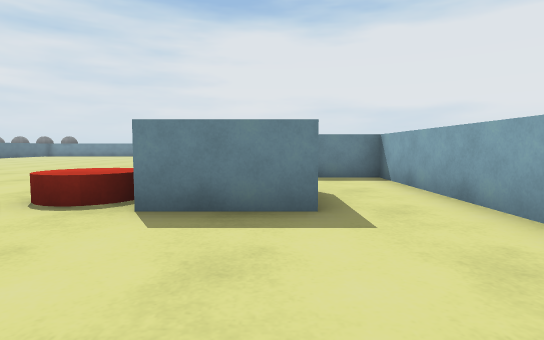
[1] (above)

24 first-person views from a walk through a Unity game level. The camera is 0.35 m above the floor, tilts 4° down and sees 80° across. The floor is counted in squares, 0.5 m on a side. Each view is taken from the middle of a square. On the plan, view 1 faces up. The plan holds only what a view shows up to about 10 squares ahead; the rest is blank. The place goes on beyond the plan. The player character is not drawn. Surface patterns are stand-ins for the level's own textures.

[2]
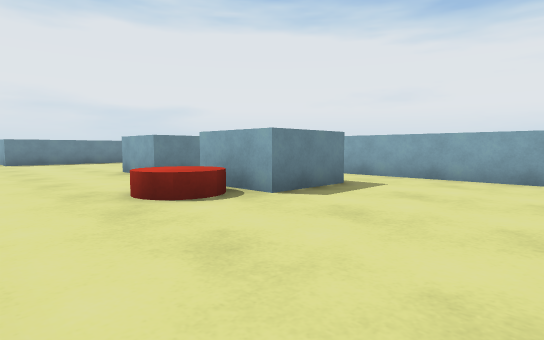

[3]
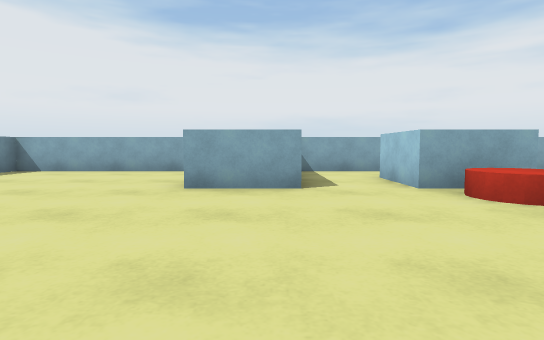

[4]
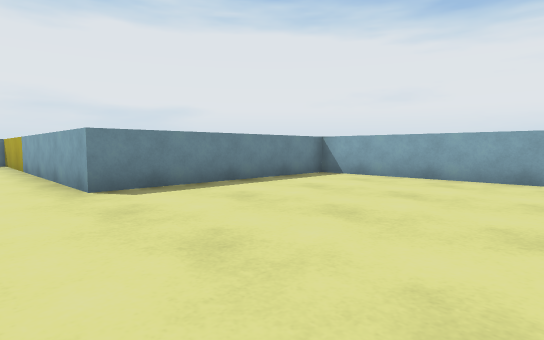

[5]
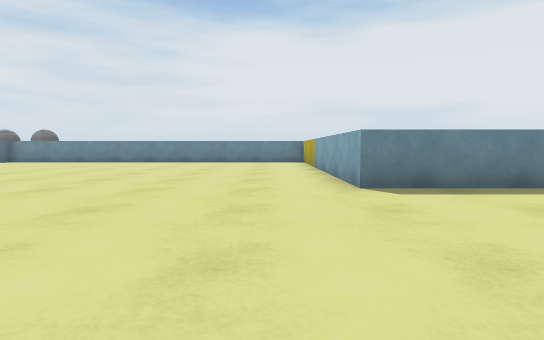

[6]
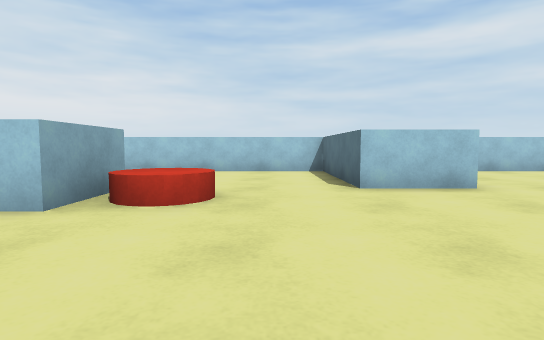

[7]
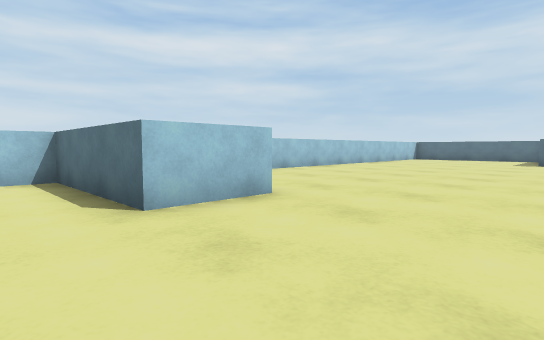

[8]
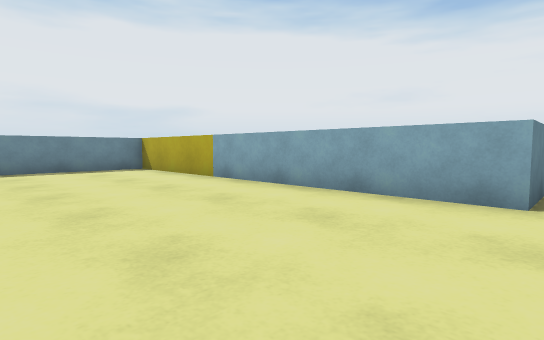

[9]
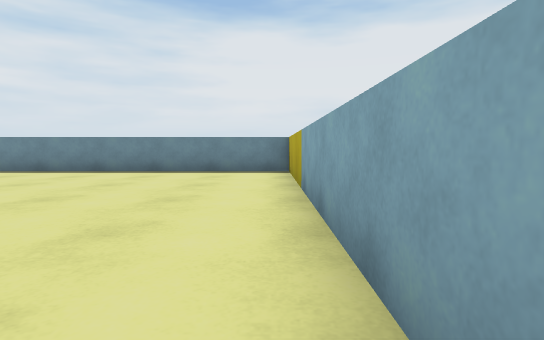

[10]
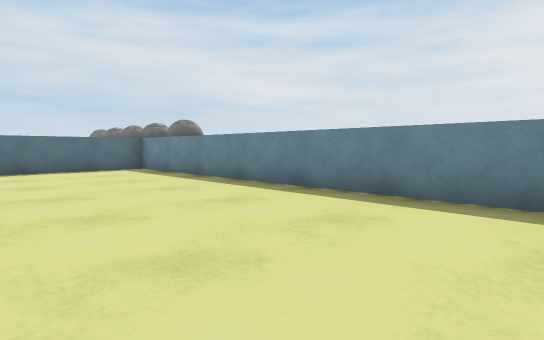

[11]
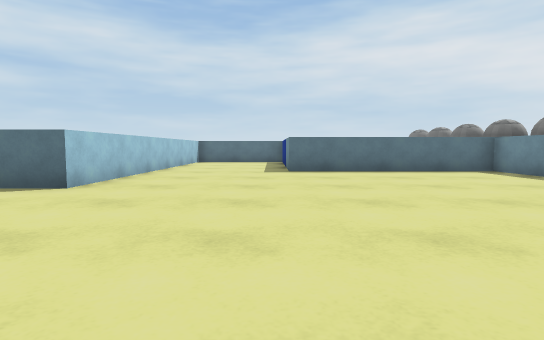

[12]
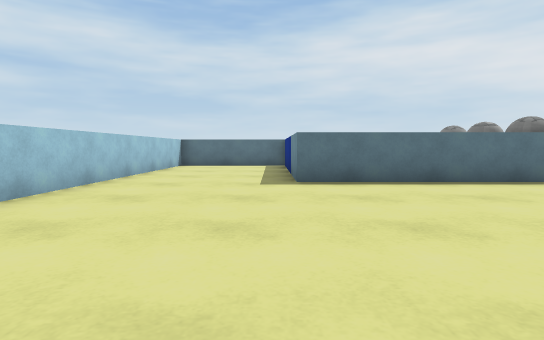

[13]
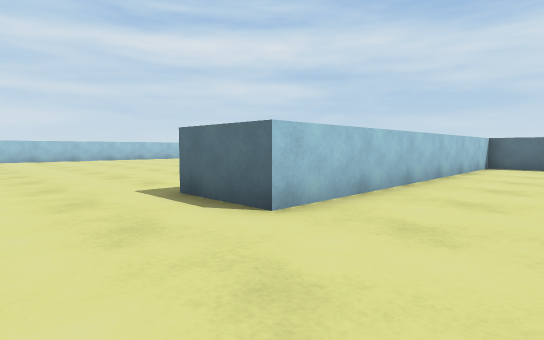

[14]
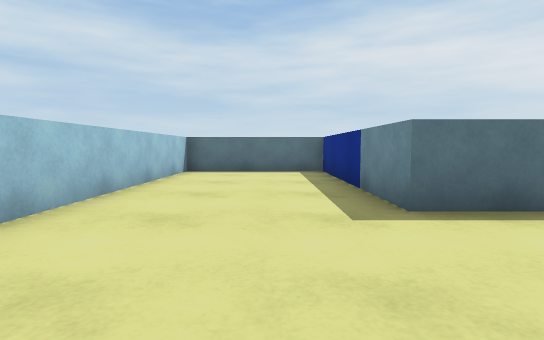

[15]
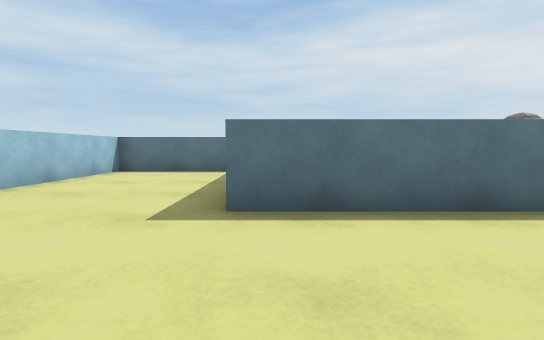

[16]
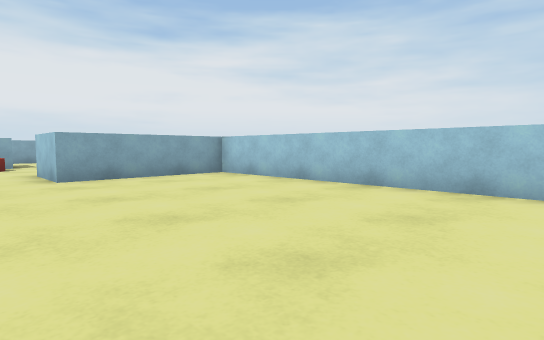

[17]
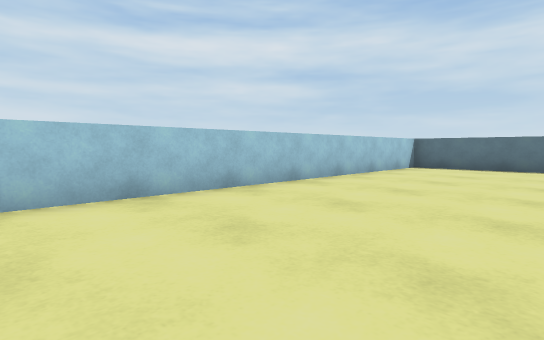

[18]
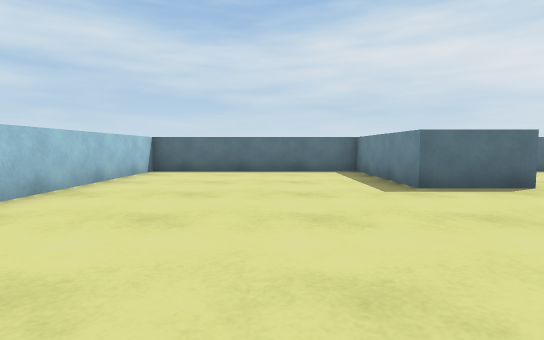

[19]
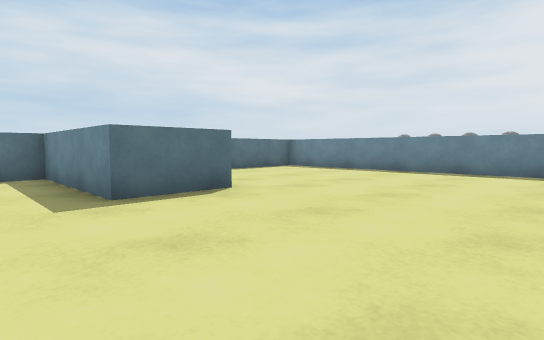

[20]
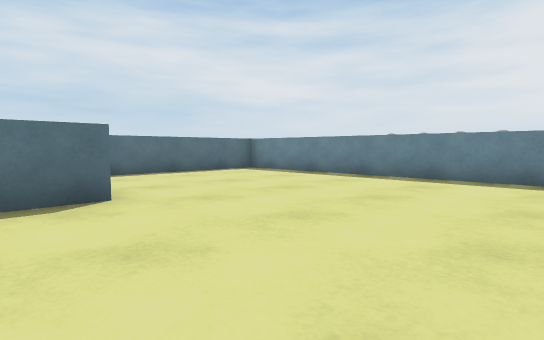

[21]
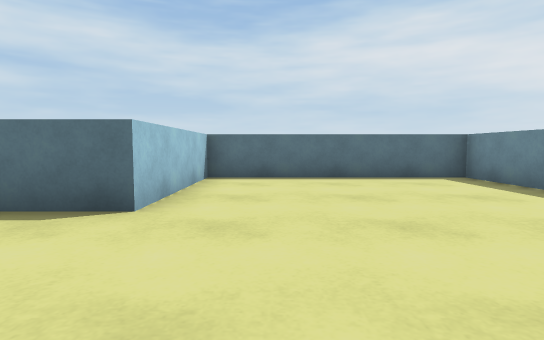

[22]
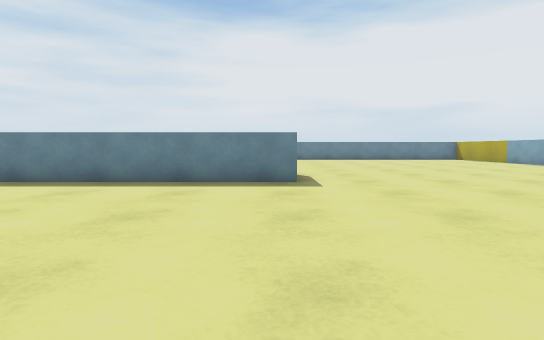

[23]
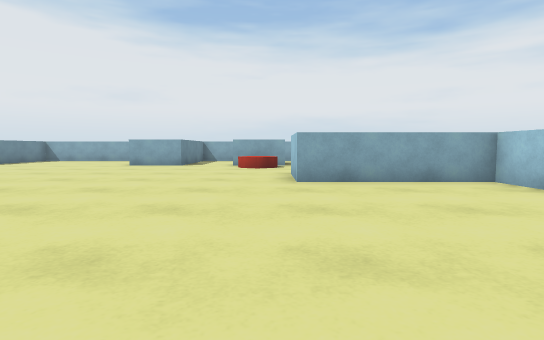

[24]
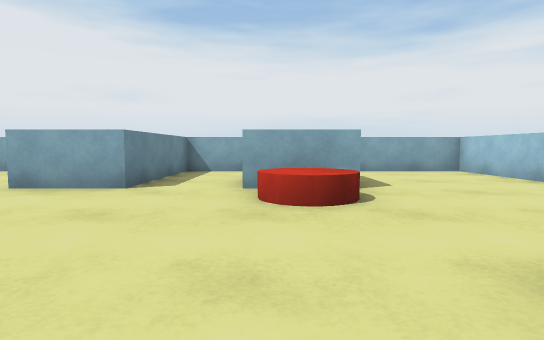

### Floor plan
Points are (right, up) in squares from view 1. A wall is a line through its corners. A room is listed if a view was taken in it or the views show most of it. See-through windows are left out.
Room 1 (views 1, 2, 3, 4, 5, 6, 7, 8, 9, 10, 11, 12, 13, 14, 15, 16, 17, 18, 19, 20, 21, 22, 23, 24)
walls: (2.5, 10.5) (2.5, 15.5) (-3.5, 15.5) (-3.5, 25.5) (-15.5, 25.5); (-17.5, 25.5) (-17.5, 19.5) (-23.5, 19.5) (-23.5, 15.5) (-13.5, 15.5) (-13.5, 13.5) (-23.5, 13.5) (-23.5, 7.5) (-19.5, 7.5) (-19.5, 5.5) (-23.5, 5.5) (-23.5, -0.5) (-7.5, -0.5) (-7.5, 3.5) (-5.5, 3.5) (-5.5, -0.5) (2.5, -0.5) (2.5, 7.5) (-1.5, 7.5) (-1.5, 9.5)
objects: ball (-19, 26) to (-18, 27); other object (-17, 26) to (-16, 27); red cylinder (-3, 4) to (-2, 5); block (-1, 4) to (0, 5)

Where each view was taken, in squares from view 1:
view 1: 0 up, 0 right, facing up
view 2: 0 up, 5 left, facing up-right
view 3: 8 up, 7 left, facing right
view 4: 10 up, 5 left, facing up-right
view 5: 10 up, 5 left, facing up
view 6: 9 up, 4 left, facing down
view 7: 7 up, 4 left, facing down-left
view 8: 15 up, 8 left, facing up-right
view 9: 16 up, 4 left, facing up
view 10: 21 up, 7 left, facing up-left
view 11: 19 up, 8 left, facing left
view 12: 19 up, 11 left, facing left
view 13: 18 up, 11 left, facing down-left
view 14: 18 up, 14 left, facing left
view 15: 20 up, 14 left, facing left
view 16: 5 up, 15 left, facing down-right
view 17: 4 up, 12 left, facing down-left
view 18: 3 up, 14 left, facing left
view 19: 4 up, 15 left, facing up-left
view 20: 6 up, 15 left, facing up-left
view 21: 9 up, 16 left, facing left
view 22: 7 up, 14 left, facing up
view 23: 4 up, 14 left, facing right
view 24: 5 up, 7 left, facing right
